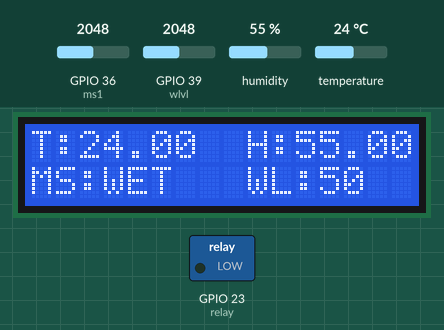
This sketch was run on a simulated ESP32. Parts: 16×2 character LCD, switched loads named in the sketch (green lamp = pin HIGH). The test bench sets the inputs (shaded band); at power-on: GPIO 36 (ms1) = 2048, humidity 55 %, GPIO 39 (wlvl) = 2048, temperature 24 °C. WiFi joins after 1.5 s; servers stay silent unless stated; what the sketch prints to the serial monitor is not drawn.

Above: at 6.3 s.
6.4 s: GPIO 36 (ms1) set to 3429
12.5 s: GPIO 36 (ms1) set to 3517
At 13.8 s:
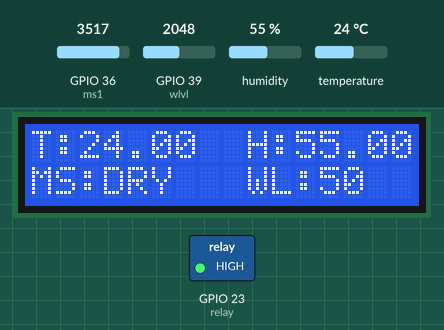
14.2 s: humidity set to 22 %
At 17.2 s:
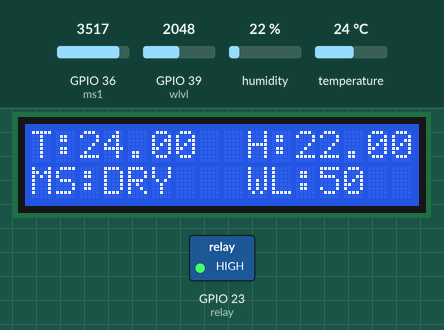
17.5 s: GPIO 39 (wlvl) set to 2866
At 19.1 s:
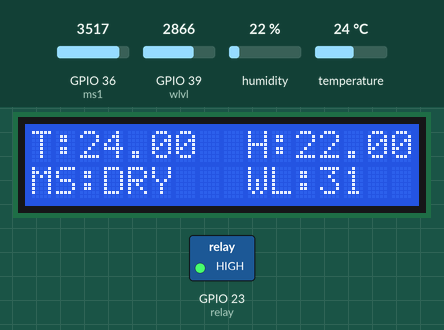
19.7 s: temperature set to 12 °C
At 22.1 s:
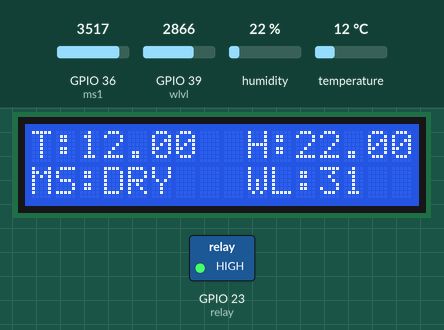
22.6 s: GPIO 39 (wlvl) set to 3972
At 23.7 s:
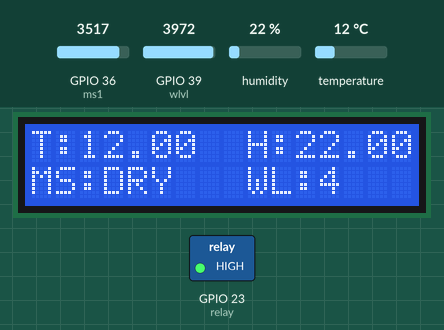
Timing chart, 0 to 25.6 s (numbered marks = the images above; inputs shaded):
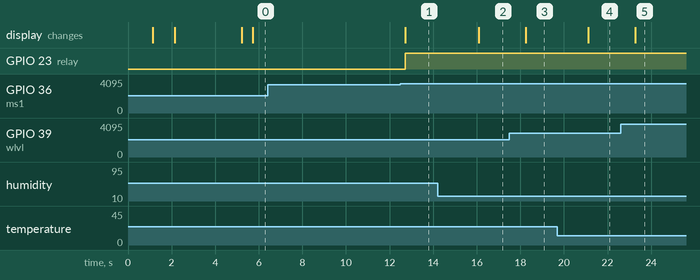

Measured:
- the behaviour switches between 3480 and 3481 on GPIO 36 (ms1) (found by bisection; images 0 and 1)
- after the input at 6.4 s, every drawn part: stays the same
- after the input at 12.5 s, GPIO 23 (relay): LOW → HIGH after 0.23 s; the display: changes after 0.23 s (image 1)
- after the input at 14.2 s, the display: changes after 1.9 s (image 2)
- after the input at 17.5 s, the display: changes after 0.76 s (image 3)
- after the input at 19.7 s, the display: changes after 1.4 s (image 4)
- after the input at 22.6 s, the display: changes after 0.68 s (image 5)

The sketch:

IOT_AGRICCULTURE.ino
```cpp
#include <WiFi.h>
#include "ThingSpeak.h"
#include <LiquidCrystal_I2C.h>
#include <Wire.h>
#include <SPI.h>
#include "DHT.h"
#define DHT11PIN 16
DHT dht(DHT11PIN, DHT11);
const char* ssid = "project";   // your network SSID (name)
const char* password = "project1234";   // your network password
WiFiClient  client;
unsigned long myChannelNumber = 654604;
const char * myWriteAPIKey = "DPCN2JKMG8Q2X3ZP";
int tmp = 1,hm = 2,ms=3,wl=4;
unsigned long lastTime = 0;
unsigned long timerDelay = 30000;
LiquidCrystal_I2C lcd(0x27, 16, 2);
const int ms1 = 36;
const int wlvl = 39;
const int relay = 23;
int MS,WL=0;
float humi=0,temp = 0;
void setup() {
  Serial.begin(9600);  //Initialize serial
  pinMode(ms1,INPUT);
  pinMode(wlvl,INPUT);
  pinMode(relay, OUTPUT);
  digitalWrite(relay,LOW);// MOTOR OFF
  lcd.begin();         // initialize the lcd
  lcd.backlight();    // open the backlight
  welcome_note();
  Serial.println("STATION MODE");
  WiFi.mode(WIFI_STA);
  ThingSpeak.begin(client);  // Initialize ThingSpeak
  lcd.setCursor(0,0);
  lcd.print("SSID:project");
  lcd.setCursor(0,1);
  lcd.print("PWD:project1234");
  delay(3000);
  sensors_name();
  dht.begin();
}
void loop() {
  MS = analogRead(ms1);
  MS = map(MS,0,4095,100,0);
  WL = analogRead(wlvl);
  WL = map(WL,0,4095,100,0);
  humi = dht.readHumidity();
  temp = dht.readTemperature();
  lcd.setCursor(0,0);
  lcd.print("T:");
  lcd.print(temp);
  lcd.setCursor(9,0);
  lcd.print("H:");
  lcd.print(humi);
  lcd.setCursor(0,1);
  lcd.print("MS:");
  if(MS > 15)
  {
   lcd.print("WET ");
   digitalWrite(relay,LOW);
   delay(500);
  }
  else
  {
   lcd.print("DRY ");
   digitalWrite(relay,HIGH);
   delay(500);
  }

  lcd.setCursor(9,1);
  lcd.print("WL:");
  lcd.print(WL);
  lcd.print("  ");

    if(WiFi.status() != WL_CONNECTED){
      Serial.print("Attempting to connect");
      while(WiFi.status() != WL_CONNECTED){
        WiFi.begin(ssid, password);
        delay(5000);
      }
      Serial.println("\nConnected.");int tmp = 1,hm = 2,ms=3,wl=4;
    }
    ThingSpeak.setField(tmp, temp);   // field  1
    ThingSpeak.setField(hm, humi);   //filed 2
    ThingSpeak.setField(ms, MS);   // field  3
    ThingSpeak.setField(wl, WL);   //filed 4
    //int x = ThingSpeak.writeField(myChannelNumber, field4, temperatureC, myWriteAPIKey);
    int x = ThingSpeak.writeFields(myChannelNumber, myWriteAPIKey);
    if(x == 200){
      Serial.println("Channel update successful.");
    }
    else{
      Serial.println("Problem updating channel. HTTP error code " + String(x));
    }
    lastTime = millis();
}
void sensors_name()
{
  lcd.clear();
  lcd.setCursor(0,0);
  lcd.print("T:");
  lcd.setCursor(9,0);
  lcd.print("H:");
  lcd.setCursor(0,1);
  lcd.print("MS:");
  lcd.setCursor(9,1);
  lcd.print("WL:");
}
void welcome_note()
{
  lcd.clear();
  lcd.setCursor(0,0);
  lcd.print("WELCOME TO IOT");
  lcd.setCursor(0,1);
  lcd.print("BASED AGRICULTURE");
  delay(1000);
  lcd.clear();
  lcd.setCursor(0,0);
  lcd.print("FIELD MOITORING");
  lcd.setCursor(0,1);
  lcd.print("USING ESP32 ");
  delay(1000);
  lcd.clear();
}
```
